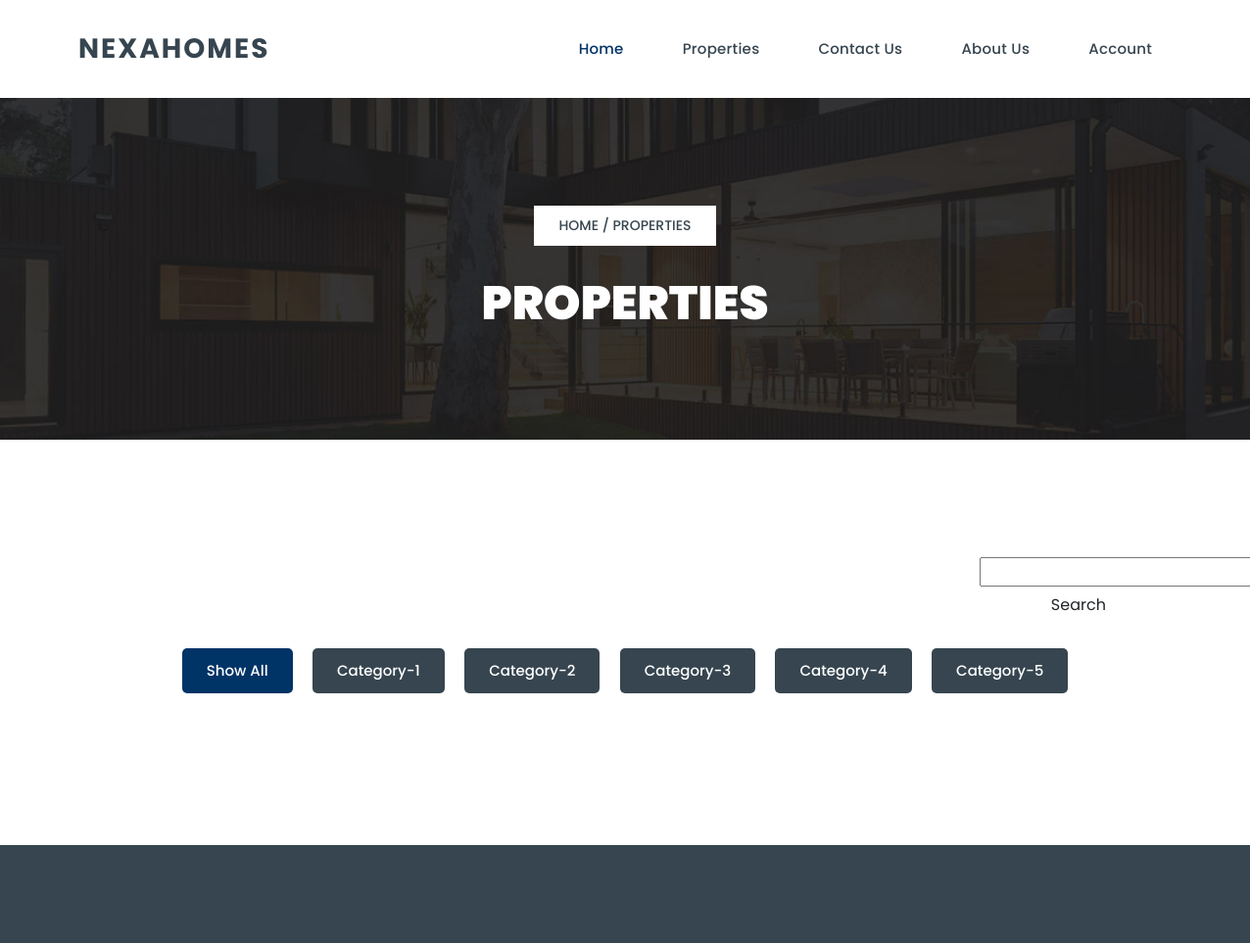
/properties.php, run on the app's committed database.
### tables this page shows
CREATE TABLE `categories` (
  `id` int(10) NOT NULL PRIMARY KEY AUTO_INCREMENT,
  `categoryName` varchar(255) NOT NULL,
  `created_at` timestamp(6) NOT NULL DEFAULT current_timestamp(6) ON UPDATE current_timestamp(6),
  `updated_at` date NOT NULL
);

### dashbord/scripts/CategoryManager.php (called while the page is built, shortened)
<?php
class CategoryManager {
    private $conn;
    private $categoryTable = "categories";
    public function __construct($conn) {
        $this->conn = $conn;
    }
    public function get() {
        $data = [];
        $query = "SELECT id, categoryName FROM ";
        $query .= $this->categoryTable;
        $result = $this->conn->query($query);
        if ($result) {
            while ($row = $result->fetch_assoc()) {
                $data[] = $row;
            }
        }
        return $data;
    }
}
?>

### properties.php (the view, shortened to what this page needs)
<?php
  require_once('./dashbord/database.php');
  require_once('./dashbord/scripts/CategoryManager.php');
  $categoryManager= new CategoryManager($conn);
  $categories = $categoryManager->get();
?>
<!DOCTYPE html>
<html lang="en">
<head>
    <link rel="stylesheet" href="https://cdnjs.cloudflare.com/ajax/libs/OwlCarousel2/2.3.4/assets/owl.carousel.css"
 />
</head>
<body>
    <?php require('./header.php') ?>
    <div class="page-heading header-text">
        <div class="container">
            <div class="row">
                <div class="col-lg-12">
                    <span class="breadcrumb"><a href="#">Home</a> / Properties</span>
                    <h3>Properties</h3>
                </div>
            </div>
        </div>
    </div>
    <?php
    $name = "";
    ?>
    <div class="section properties">
    <div class=" row-2">
        <form method="POST" action="">
			<div class="col-md-12 row">
				<div class="col-md-8">
					<input name="name" class="" value="<?php echo $name; ?>">
				</div>
				<div class="col-md-4" style="margin-left:10px">
					<button type="submit" class="btn" name="search">Search</button>
				</div>
			</div>
		</form>
	</div>
        <div class="container">
            <ul class="properties-filter">
                <li>
                    <a class="is_active" href="#!" data-filter="*">Show All</a>
                </li>
                <?php   foreach($categories as $data){ ?>
                <li>
                    <a href="#!" data-filter=".catId<?= $data['id']; ?>"><?= $data['categoryName']; ?></a>
                </li>
                <?php
                }?>
            </ul>
            </div>
        </div>
    <?php require('./footer.php') ?>
</body>
</html>

### css/style.css (style rules this page uses)
html, body, div, span, applet, object, iframe, h1, h2, h3, h4, h5, h6, p, blockquote, div pre, a, abbr, acronym, address, big, cite, code, del, dfn, em, font, img, ins, kbd, q, s, samp, small, strike, strong, sub, sup, tt, var, b, u, i, center, dl, dt, dd, ol, ul, li, figure, header, nav, section, article, aside, footer, figcaption { margin: 0; padding: 0; border: 0; outline: 0; }
ul, li { padding: 0; margin: 0; list-style: none; }
* { box-sizing: border-box; }
html, body { font-family: 'Poppins', sans-serif; -ms-text-size-adjust: 100%; -webkit-font-smoothing: antialiased; -moz-osx-font-smoothing: grayscale; }
a { text-decoration: none !important; }
h1, h2, h3, h4, h5, h6 { color: #36454F; margin-top: 0px; margin-bottom: 0px; font-weight: 700; }
ul { margin-bottom: 0px; }
html, body { font-family: 'Poppins', sans-serif; }
.section { margin-top: 120px; }
.page-heading { background-image: url(../images/page-heading-bg.jpg); background-position: center bottom; background-repeat: no-repeat; background-size: cover; padding: 110px 0px; text-align: center; }
.page-heading span { background-color: #fff; color: #36454F; font-size: 14px; font-weight: 500; text-transform: uppercase; padding: 10px 25px; display: inline-block; margin-bottom: 30px; }
.page-heading span a { color: #36454F; }
.page-heading h3 { font-size: 48px; font-weight: 900; text-transform: uppercase; color: #fff; }
.properties ul.properties-filter { list-style: none; text-align: center; margin-bottom: 70px; }
.properties ul.properties-filter li { display: inline-block; margin: 5px 8px; }
.properties ul.properties-filter li a { display: inline-block; text-align: center; font-size: 15px; text-transform: capitalize; font-weight: 500; color: #fff; background-color: #36454F; padding: 12px 25px; border-radius: 5px; transition: all .3s; }
.properties ul.properties-filter li a.is_active { background-color: #003366; ; color: #fff; }
body { overflow-x: hidden; }

### properties.php (style rules this page uses)
.row-2 { justify-content: space-between; margin: 20px auto 20px 74%; display: flex; align-items: center; flex-wrap: wrap; }
.row { display: flex; align-items: center; flex-wrap: wrap; justify-content: space-around; }

### data on the page
categories: categoryName "Category-1"
categories: categoryName "Category-2"
categories: categoryName "Category-3"
categories: categoryName "Category-4"
categories: categoryName "Category-5"
